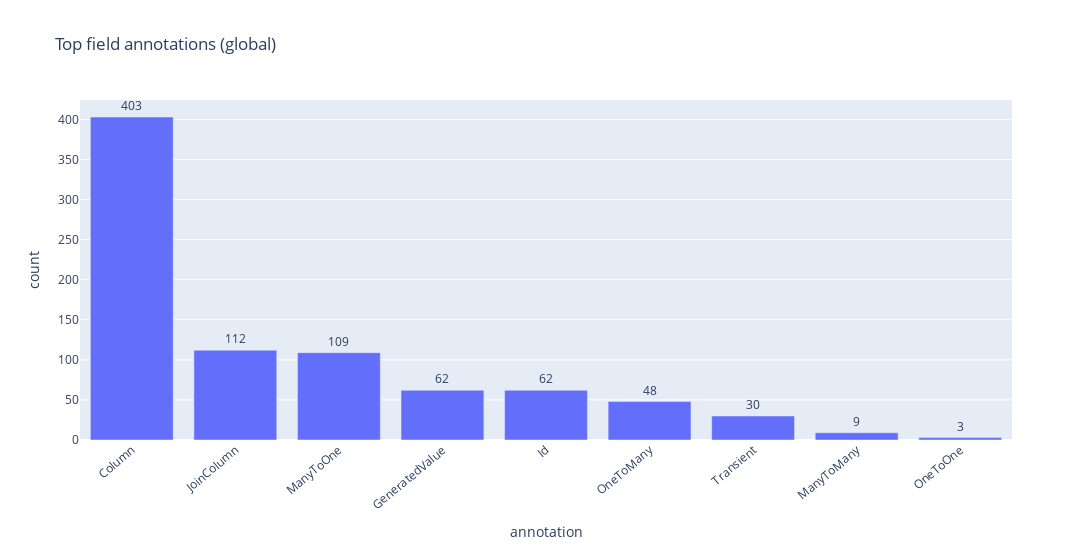
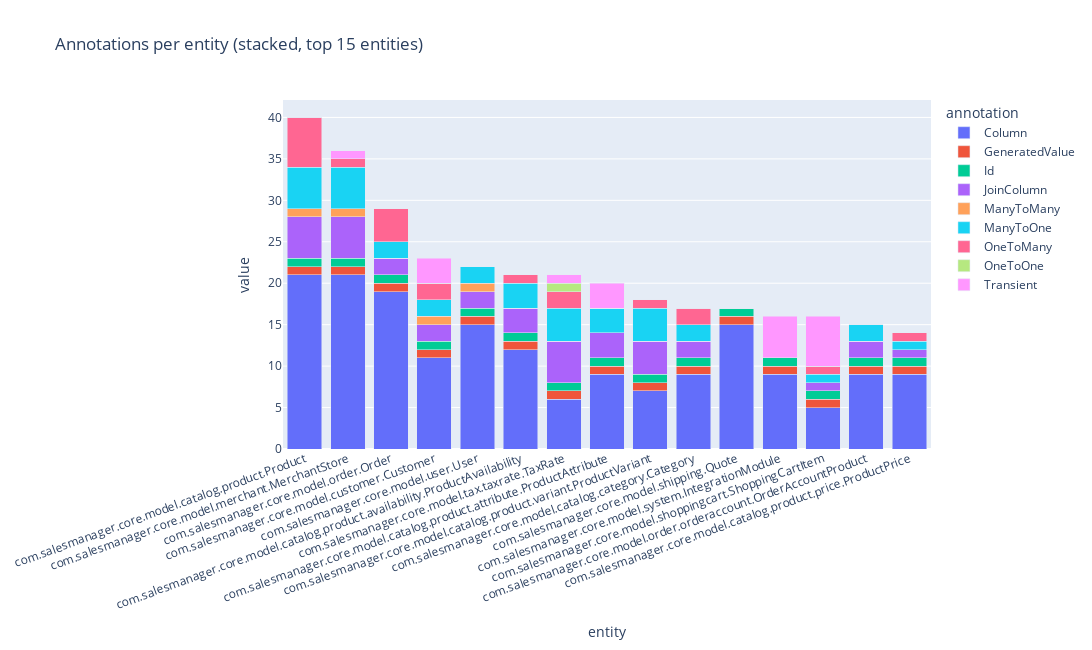

The cell these charts' notebook holds for them, in order:
### Markdown cell above
## 2) Field Annotations — Global Top + Stacked per Entity

### Code cell
path = os.path.join(DB_DIR, "Entity_Fields.csv")
df_fields = read_csv_safe(path)
display(df_fields.head(10))

if not df_fields.empty:
    c_entity = find_col(df_fields, "Entity", contains="entity", default="Entity")
    c_ann    = find_col(df_fields, "Annotations", contains="annotation", default=None)

    if c_ann is None:
        print("[info] No annotation-like column found — skipping annotation charts.")
    else:
        rows = []
        for _, r in df_fields.iterrows():
            ent = str(r.get(c_entity, ""))
            for ann in parse_listlike(r.get(c_ann)):
                rows.append({"entity": ent, "annotation": ann})
        ann_df = pd.DataFrame(rows)

        if ann_df.empty:
            print("[info] No annotation entries parsed — skipping charts.")
        else:
            # Global top annotations
            top_ann = (ann_df.groupby("annotation").size()
                       .reset_index(name="count")
                       .sort_values("count", ascending=False)
                       .head(MAX_BARS))
            fig = px.bar(top_ann, x="annotation", y="count", text="count",
                         title="Top field annotations (global)")
            fig.update_traces(textposition="outside", cliponaxis=False)
            fig.update_layout(xaxis_tickangle=-40, width=1100, height=550)
            fig.show()

            # Stacked bars per entity (Top entities by total annotations)
            ent_rank = (ann_df.groupby("entity").size()
                        .sort_values(ascending=False)
                        .head(15)).index
            sub = ann_df[ann_df["entity"].isin(ent_rank)]
            pivot = (sub.groupby(["entity","annotation"]).size()
                      .reset_index(name="count")
                      .pivot(index="entity", columns="annotation", values="count")
                      .fillna(0))
            pivot = pivot.loc[ent_rank]  # keep order
            fig2 = px.bar(pivot,
                          title="Annotations per entity (stacked, top 15 entities)",
                          barmode="stack")
            fig2.update_layout(width=1200, height=650, xaxis_tickangle=-20)
            fig2.show()
else:
    print("[info] Entity_Fields.csv missing or empty.")

### Figure 1 — Plotly figure (JSON) as saved in the notebook; plotly's stock layout.template omitted (floating-point values rounded to 4 significant figures)
{"data": [{"cliponaxis": false, "hovertemplate": "annotation=%{x}<br>count=%{text}<extra></extra>", "legendgroup": "", "marker": {"color": "#636efa", "pattern": {"shape": ""}}, "name": "", "orientation": "v", "showlegend": false, "text": [403.0, 112.0, 109.0, 62.0, 62.0, 48.0, 30.0, 9.0, 3.0], "textposition": "outside", "type": "bar", "x": ["Column", "JoinColumn", "ManyToOne", "GeneratedValue", "Id", "OneToMany", "Transient", "ManyToMany", "OneToOne"], "xaxis": "x", "y": [403, 112, 109, 62, 62, 48, 30, 9, 3], "yaxis": "y"}], "layout": {"barmode": "relative", "height": 550, "legend": {"tracegroupgap": 0}, "title": {"text": "Top field annotations (global)"}, "width": 1100, "xaxis": {"anchor": "y", "domain": [0, 1], "tickangle": -40, "title": {"text": "annotation"}}, "yaxis": {"anchor": "x", "domain": [0, 1], "title": {"text": "count"}}}}

### Figure 2 — Plotly figure (JSON) as saved in the notebook; plotly's stock layout.template omitted (floating-point values rounded to 4 significant figures)
{"data": [{"hovertemplate": "annotation=Column<br>entity=%{x}<br>value=%{y}<extra></extra>", "legendgroup": "Column", "marker": {"color": "#636efa", "pattern": {"shape": ""}}, "name": "Column", "orientation": "v", "showlegend": true, "textposition": "auto", "type": "bar", "x": ["com.salesmanager.core.model.catalog.product.Product", "com.salesmanager.core.model.merchant.MerchantStore", "com.salesmanager.core.model.order.Order", "com.salesmanager.core.model.customer.Customer", "com.salesmanager.core.model.user.User", "com.salesmanager.core.model.catalog.product.availability.ProductAvailability", "com.salesmanager.core.model.tax.taxrate.TaxRate", "com.salesmanager.core.model.catalog.product.attribute.ProductAttribute", "com.salesmanager.core.model.catalog.product.variant.ProductVariant", "com.salesmanager.core.model.catalog.category.Category", "com.salesmanager.core.model.shipping.Quote", "com.salesmanager.core.model.system.IntegrationModule", "com.salesmanager.core.model.shoppingcart.ShoppingCartItem", "com.salesmanager.core.model.order.orderaccount.OrderAccountProduct", "com.salesmanager.core.model.catalog.product.price.ProductPrice"], "xaxis": "x", "y": [21.0, 21.0, 19.0, 11.0, 15.0, 12.0, 6.0, 9.0, 7.0, 9.0, 15.0, 9.0, 5.0, 9.0, 9.0], "yaxis": "y"}, {"hovertemplate": "annotation=GeneratedValue<br>entity=%{x}<br>value=%{y}<extra></extra>", "legendgroup": "GeneratedValue", "marker": {"color": "#EF553B", "pattern": {"shape": ""}}, "name": "GeneratedValue", "orientation": "v", "showlegend": true, "textposition": "auto", "type": "bar", "x": ["com.salesmanager.core.model.catalog.product.Product", "com.salesmanager.core.model.merchant.MerchantStore", "com.salesmanager.core.model.order.Order", "com.salesmanager.core.model.customer.Customer", "com.salesmanager.core.model.user.User", "com.salesmanager.core.model.catalog.product.availability.ProductAvailability", "com.salesmanager.core.model.tax.taxrate.TaxRate", "com.salesmanager.core.model.catalog.product.attribute.ProductAttribute", "com.salesmanager.core.model.catalog.product.variant.ProductVariant", "com.salesmanager.core.model.catalog.category.Category", "com.salesmanager.core.model.shipping.Quote", "com.salesmanager.core.model.system.IntegrationModule", "com.salesmanager.core.model.shoppingcart.ShoppingCartItem", "com.salesmanager.core.model.order.orderaccount.OrderAccountProduct", "com.salesmanager.core.model.catalog.product.price.ProductPrice"], "xaxis": "x", "y": [1.0, 1.0, 1.0, 1.0, 1.0, 1.0, 1.0, 1.0, 1.0, 1.0, 1.0, 1.0, 1.0, 1.0, 1.0], "yaxis": "y"}, {"hovertemplate": "annotation=Id<br>entity=%{x}<br>value=%{y}<extra></extra>", "legendgroup": "Id", "marker": {"color": "#00cc96", "pattern": {"shape": ""}}, "name": "Id", "orientation": "v", "showlegend": true, "textposition": "auto", "type": "bar", "x": ["com.salesmanager.core.model.catalog.product.Product", "com.salesmanager.core.model.merchant.MerchantStore", "com.salesmanager.core.model.order.Order", "com.salesmanager.core.model.customer.Customer", "com.salesmanager.core.model.user.User", "com.salesmanager.core.model.catalog.product.availability.ProductAvailability", "com.salesmanager.core.model.tax.taxrate.TaxRate", "com.salesmanager.core.model.catalog.product.attribute.ProductAttribute", "com.salesmanager.core.model.catalog.product.variant.ProductVariant", "com.salesmanager.core.model.catalog.category.Category", "com.salesmanager.core.model.shipping.Quote", "com.salesmanager.core.model.system.IntegrationModule", "com.salesmanager.core.model.shoppingcart.ShoppingCartItem", "com.salesmanager.core.model.order.orderaccount.OrderAccountProduct", "com.salesmanager.core.model.catalog.product.price.ProductPrice"], "xaxis": "x", "y": [1.0, 1.0, 1.0, 1.0, 1.0, 1.0, 1.0, 1.0, 1.0, 1.0, 1.0, 1.0, 1.0, 1.0, 1.0], "yaxis": "y"}, {"hovertemplate": "annotation=JoinColumn<br>entity=%{x}<br>value=%{y}<extra></extra>", "legendgroup": "JoinColumn", "marker": {"color": "#ab63fa", "pattern": {"shape": ""}}, "name": "JoinColumn", "orientation": "v", "showlegend": true, "textposition": "auto", "type": "bar", "x": ["com.salesmanager.core.model.catalog.product.Product", "com.salesmanager.core.model.merchant.MerchantStore", "com.salesmanager.core.model.order.Order", "com.salesmanager.core.model.customer.Customer", "com.salesmanager.core.model.user.User", "com.salesmanager.core.model.catalog.product.availability.ProductAvailability", "com.salesmanager.core.model.tax.taxrate.TaxRate", "com.salesmanager.core.model.catalog.product.attribute.ProductAttribute", "com.salesmanager.core.model.catalog.product.variant.ProductVariant", "com.salesmanager.core.model.catalog.category.Category", "com.salesmanager.core.model.shipping.Quote", "com.salesmanager.core.model.system.IntegrationModule", "com.salesmanager.core.model.shoppingcart.ShoppingCartItem", "com.salesmanager.core.model.order.orderaccount.OrderAccountProduct", "com.salesmanager.core.model.catalog.product.price.ProductPrice"], "xaxis": "x", "y": [5.0, 5.0, 2.0, 2.0, 2.0, 3.0, 5.0, 3.0, 4.0, 2.0, 0.0, 0.0, 1.0, 2.0, 1.0], "yaxis": "y"}, {"hovertemplate": "annotation=ManyToMany<br>entity=%{x}<br>value=%{y}<extra></extra>", "legendgroup": "ManyToMany", "marker": {"color": "#FFA15A", "pattern": {"shape": ""}}, "name": "ManyToMany", "orientation": "v", "showlegend": true, "textposition": "auto", "type": "bar", "x": ["com.salesmanager.core.model.catalog.product.Product", "com.salesmanager.core.model.merchant.MerchantStore", "com.salesmanager.core.model.order.Order", "com.salesmanager.core.model.customer.Customer", "com.salesmanager.core.model.user.User", "com.salesmanager.core.model.catalog.product.availability.ProductAvailability", "com.salesmanager.core.model.tax.taxrate.TaxRate", "com.salesmanager.core.model.catalog.product.attribute.ProductAttribute", "com.salesmanager.core.model.catalog.product.variant.ProductVariant", "com.salesmanager.core.model.catalog.category.Category", "com.salesmanager.core.model.shipping.Quote", "com.salesmanager.core.model.system.IntegrationModule", "com.salesmanager.core.model.shoppingcart.ShoppingCartItem", "com.salesmanager.core.model.order.orderaccount.OrderAccountProduct", "com.salesmanager.core.model.catalog.product.price.ProductPrice"], "xaxis": "x", "y": [1.0, 1.0, 0.0, 1.0, 1.0, 0.0, 0.0, 0.0, 0.0, 0.0, 0.0, 0.0, 0.0, 0.0, 0.0], "yaxis": "y"}, {"hovertemplate": "annotation=ManyToOne<br>entity=%{x}<br>value=%{y}<extra></extra>", "legendgroup": "ManyToOne", "marker": {"color": "#19d3f3", "pattern": {"shape": ""}}, "name": "ManyToOne", "orientation": "v", "showlegend": true, "textposition": "auto", "type": "bar", "x": ["com.salesmanager.core.model.catalog.product.Product", "com.salesmanager.core.model.merchant.MerchantStore", "com.salesmanager.core.model.order.Order", "com.salesmanager.core.model.customer.Customer", "com.salesmanager.core.model.user.User", "com.salesmanager.core.model.catalog.product.availability.ProductAvailability", "com.salesmanager.core.model.tax.taxrate.TaxRate", "com.salesmanager.core.model.catalog.product.attribute.ProductAttribute", "com.salesmanager.core.model.catalog.product.variant.ProductVariant", "com.salesmanager.core.model.catalog.category.Category", "com.salesmanager.core.model.shipping.Quote", "com.salesmanager.core.model.system.IntegrationModule", "com.salesmanager.core.model.shoppingcart.ShoppingCartItem", "com.salesmanager.core.model.order.orderaccount.OrderAccountProduct", "com.salesmanager.core.model.catalog.product.price.ProductPrice"], "xaxis": "x", "y": [5.0, 5.0, 2.0, 2.0, 2.0, 3.0, 4.0, 3.0, 4.0, 2.0, 0.0, 0.0, 1.0, 2.0, 1.0], "yaxis": "y"}, {"hovertemplate": "annotation=OneToMany<br>entity=%{x}<br>value=%{y}<extra></extra>", "legendgroup": "OneToMany", "marker": {"color": "#FF6692", "pattern": {"shape": ""}}, "name": "OneToMany", "orientation": "v", "showlegend": true, "textposition": "auto", "type": "bar", "x": ["com.salesmanager.core.model.catalog.product.Product", "com.salesmanager.core.model.merchant.MerchantStore", "com.salesmanager.core.model.order.Order", "com.salesmanager.core.model.customer.Customer", "com.salesmanager.core.model.user.User", "com.salesmanager.core.model.catalog.product.availability.ProductAvailability", "com.salesmanager.core.model.tax.taxrate.TaxRate", "com.salesmanager.core.model.catalog.product.attribute.ProductAttribute", "com.salesmanager.core.model.catalog.product.variant.ProductVariant", "com.salesmanager.core.model.catalog.category.Category", "com.salesmanager.core.model.shipping.Quote", "com.salesmanager.core.model.system.IntegrationModule", "com.salesmanager.core.model.shoppingcart.ShoppingCartItem", "com.salesmanager.core.model.order.orderaccount.OrderAccountProduct", "com.salesmanager.core.model.catalog.product.price.ProductPrice"], "xaxis": "x", "y": [6.0, 1.0, 4.0, 2.0, 0.0, 1.0, 2.0, 0.0, 1.0, 2.0, 0.0, 0.0, 1.0, 0.0, 1.0], "yaxis": "y"}, {"hovertemplate": "annotation=OneToOne<br>entity=%{x}<br>value=%{y}<extra></extra>", "legendgroup": "OneToOne", "marker": {"color": "#B6E880", "pattern": {"shape": ""}}, "name": "OneToOne", "orientation": "v", "showlegend": true, "textposition": "auto", "type": "bar", "x": ["com.salesmanager.core.model.catalog.product.Product", "com.salesmanager.core.model.merchant.MerchantStore", "com.salesmanager.core.model.order.Order", "com.salesmanager.core.model.customer.Customer", "com.salesmanager.core.model.user.User", "com.salesmanager.core.model.catalog.product.availability.ProductAvailability", "com.salesmanager.core.model.tax.taxrate.TaxRate", "com.salesmanager.core.model.catalog.product.attribute.ProductAttribute", "com.salesmanager.core.model.catalog.product.variant.ProductVariant", "com.salesmanager.core.model.catalog.category.Category", "com.salesmanager.core.model.shipping.Quote", "com.salesmanager.core.model.system.IntegrationModule", "com.salesmanager.core.model.shoppingcart.ShoppingCartItem", "com.salesmanager.core.model.order.orderaccount.OrderAccountProduct", "com.salesmanager.core.model.catalog.product.price.ProductPrice"], "xaxis": "x", "y": [0.0, 0.0, 0.0, 0.0, 0.0, 0.0, 1.0, 0.0, 0.0, 0.0, 0.0, 0.0, 0.0, 0.0, 0.0], "yaxis": "y"}, {"hovertemplate": "annotation=Transient<br>entity=%{x}<br>value=%{y}<extra></extra>", "legendgroup": "Transient", "marker": {"color": "#FF97FF", "pattern": {"shape": ""}}, "name": "Transient", "orientation": "v", "showlegend": true, "textposition": "auto", "type": "bar", "x": ["com.salesmanager.core.model.catalog.product.Product", "com.salesmanager.core.model.merchant.MerchantStore", "com.salesmanager.core.model.order.Order", "com.salesmanager.core.model.customer.Customer", "com.salesmanager.core.model.user.User", "com.salesmanager.core.model.catalog.product.availability.ProductAvailability", "com.salesmanager.core.model.tax.taxrate.TaxRate", "com.salesmanager.core.model.catalog.product.attribute.ProductAttribute", "com.salesmanager.core.model.catalog.product.variant.ProductVariant", "com.salesmanager.core.model.catalog.category.Category", "com.salesmanager.core.model.shipping.Quote", "com.salesmanager.core.model.system.IntegrationModule", "com.salesmanager.core.model.shoppingcart.ShoppingCartItem", "com.salesmanager.core.model.order.orderaccount.OrderAccountProduct", "com.salesmanager.core.model.catalog.product.price.ProductPrice"], "xaxis": "x", "y": [0.0, 1.0, 0.0, 3.0, 0.0, 0.0, 1.0, 3.0, 0.0, 0.0, 0.0, 5.0, 6.0, 0.0, 0.0], "yaxis": "y"}], "layout": {"barmode": "stack", "height": 650, "legend": {"title": {"text": "annotation"}, "tracegroupgap": 0}, "title": {"text": "Annotations per entity (stacked, top 15 entities)"}, "width": 1200, "xaxis": {"anchor": "y", "domain": [0, 1], "tickangle": -20, "title": {"text": "entity"}}, "yaxis": {"anchor": "x", "domain": [0, 1], "title": {"text": "value"}}}}
